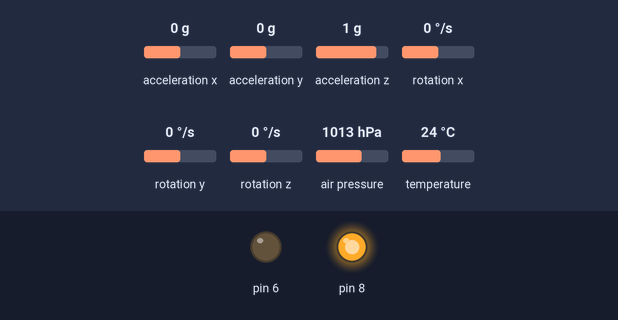
A sketch run on a simulated Arduino Uno, built with avr-gcc and run on an emulated ATmega328P. Parts: output pins drawn as LEDs (lit = HIGH). The test bench sets the inputs (shaded band); at power-on: acceleration x 0 g, acceleration y 0 g, acceleration z 1 g, rotation x 0 °/s, rotation y 0 °/s, rotation z 0 °/s, air pressure 1013 hPa, temperature 24 °C. Storage starts empty; what the sketch prints to the serial monitor is not drawn.

Above: at 0.1 s.
At 1.6 s:
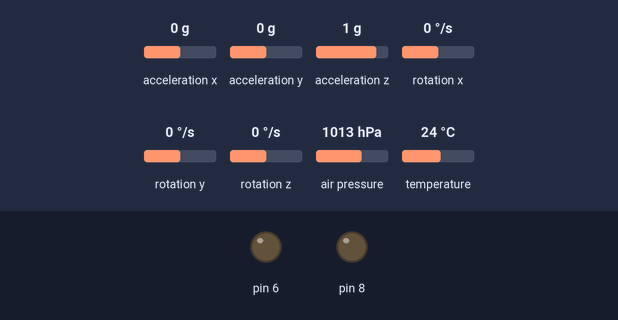
Timing chart, 0 to 3.1 s (numbered marks = the images above):
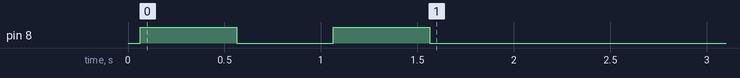

The sketch:

computadora.ino
```cpp
#include <SPI.h>
#include <SD.h>
#include <Wire.h>
#include <SFE_BMP180.h>
#include <MPU6050.h>

// ARCHIVOS DE RECUPERACION DE DATOS
File datos;

// Sensor de presion barometrico
SFE_BMP180 bmp;
// Presion de referencia, Altura inicial y maxima
double presionBase, altitudBase, altitudMaxima;

// Modulo MPU6050 Acelerometro y giroscopio
MPU6050 mpu;

// Valores RAW sin procesar del acelerometro en los ejes x,y,z
int ax, ay, az;

// Valores RAW sin procesae del girscopio en los ejes x,y,z
int gx, gy, gz;

// Altura despliegue paracaidas
double despliegue;

// Tiempo de despliegue
long tDespliegue;

int numdespliegue;

// Funcion para activar el buzzer en senal de exito
void buzzer(int pin) {
  digitalWrite(pin, HIGH);
  delay(500);
  digitalWrite(pin, LOW);
  delay(500);
  digitalWrite(pin, HIGH);
  delay(500);
  digitalWrite(pin, LOW);
  delay(500);
}

void buzzerf(int pin) {
  digitalWrite(pin, HIGH);
  delay(500);
  digitalWrite(pin, LOW);
}

void checaComponentes() {
  if (!SD.begin(9) || !bmp.begin() || !mpu.testConnection()) {
    digitalWrite(8, HIGH);
    delay(200);
    digitalWrite(8, LOW);
    delay(200);
  }
}

// FUNCION PARA PREPARAR LA SD
void preparaSD() {
  // Crea o abre archivo, archivo | null
  datos = SD.open("datos.csv", FILE_WRITE);

  // Columnas de prueba.csv
  if (datos) {
    datos.print("t,h,p,ax,ay,az");
    datos.println(",gX,gY,gZ,dp,tp");
    datos.close();
  }
}

// FUNCION PARA PREPARAR EL SENSOR DE PRESION BAROMETRICO BMP180
void preparaBMP() {
  // Obtenemos la presion base
  presionBase = obtienePresion();

  // obtenemos la altitud base
  altitudBase = 0;

  // Actualizamos la altitud maxima
  altitudMaxima = 0;
}

// Funcion para obetener la presion
double obtienePresion() {
  char status;
  double T, P;

  // Empieza la temperatura
  status = bmp.startTemperature();
  if (status != 0) {

    delay(status);

    // obtiene la temperatura
    status = bmp.getTemperature(T);
    if (status != 0) {

      // Empieza el calculo de la presion en alto rendimiento
      status = bmp.startPressure(3);
      if (status != 0) {
        delay(status);
        // Obtiene la presion
        status = bmp.getPressure(P, T);
        if (status != 0) {
          // retorna la presion
          return (P);
        }
      }
    }
  }
}

// Funcion para preparar el modulo MPU6050 con acelerometro y giroscopio.
void preparaMPU() {
  mpu.initialize();
}

// Funcion para preparar el MOSFET
void preparaMOSFET(int pin) {
  pinMode(pin, OUTPUT);
}

void setup() {
  while (!Serial) {}

  Serial.begin(9600);

  // Buzzer
  pinMode(8, OUTPUT);

  Wire.begin();  // Inicializamos el puerto I2C

  checaComponentes();

  // [-----BMP180-----]
  preparaBMP();

  // [-----SD-----]
  preparaSD();

  // [-----MPU6050-----]
  preparaMPU();

  // [-----MOSFET-----]
  preparaMOSFET(6);

  despliegue = 0;
  tDespliegue = 0;
  numdespliegue = 0;
  // Todos los sensores listos
  buzzer(8);
}

void loop() {

  // Presion actual
  double presion = obtienePresion();

  double altitud = bmp.altitude(presion, presionBase);

  // Aceleracion MPU6050
  mpu.getAcceleration(&ax, &ay, &az);

  // Rotacion MPU6050
  mpu.getRotation(&gx, &gy, &gz);

  // Sistema de recuperacion
  //if (altitud > altitudBase + 25 && altitud < altitudMaxima - 25) {  // Rango entre 25 metros
  if (numdespliegue == 0 && altitud > altitudBase + 25 && altitud < altitudMaxima - 25) {
    despliegue = altitud;
    tDespliegue = millis();
    numdespliegue = 1;
    digitalWrite(6, HIGH);
    delay(1000); //delay(500) Lo que se considere para prender la carga pirotecnica
    digitalWrite(6, LOW);
    buzzerf(8);
  } else if (altitud > altitudMaxima) {
    altitudMaxima = altitud;
  }


  // Archivo de datos
  datos = SD.open("datos.csv", FILE_WRITE);

  // Escribimos en la tarjeta sd
  if (datos) {
    // tiempo,altitud,presion,ax,ay,az,gx,gy,gz,dp
    datos.print(millis());  // Tiempo
    datos.print(",");
    datos.print(altitud);  // altitud
    datos.print(",");
    datos.print(presion);  // presion
    datos.print(",");
    datos.print(ax);
    datos.print(",");
    datos.print(ay);
    datos.print(",");
    datos.print(az);
    datos.print(",");
    datos.print(gx);
    datos.print(",");
    datos.print(gy);
    datos.print(",");
    datos.print(gz);
    datos.print(",");
    datos.print(despliegue);
    datos.print(",");
    datos.println(tDespliegue);
    datos.flush();
  }

  datos.close();

  Serial.println(altitud);
  //display_freeram();
}

void display_freeram() {
  Serial.print(F("- SRAM left: "));
  Serial.println(freeRam());
}

int freeRam() {
  extern int __heap_start,*__brkval;
  int v;
  return (int)&v - (__brkval == 0
    ? (int)&__heap_start : (int) __brkval);
}
```
